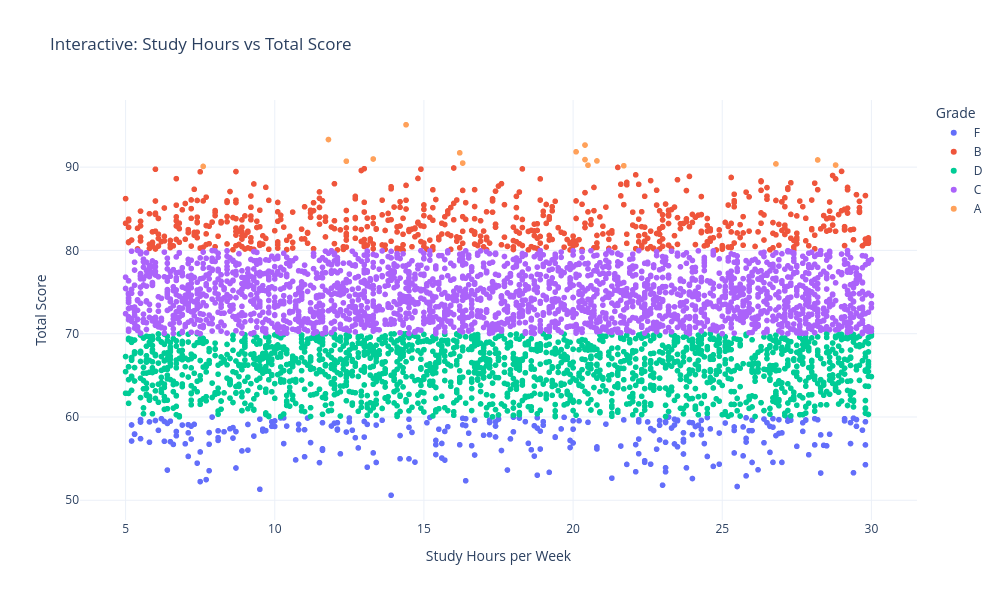

The code cell stored with this chart in its notebook:
### Markdown cell above
<div style=" font-size: 14px;font-weight:bold">
6.18a Interactive: Study Hours vs Total Score
</div>

### Code cell
fig = px.scatter(
    df,
    x="Study_Hours_per_Week",
    y="Total_Score",
    color="Grade",
    hover_data=[
        "Full_Name",
        "Department",
        "Attendance (%)",
        "Stress_Level (1-10)",
        "Sleep_Hours_per_Night"
    ],
    title="Interactive: Study Hours vs Total Score",
    labels={
        "Study_Hours_per_Week": "Study Hours per Week",
        "Total_Score": "Total Score"
    }
)

fig.update_layout(
    template="plotly_white",
    width=1000,
    height=600
)

fig.show()

### Figure 1 — Plotly figure (JSON) as saved in the notebook; plotly's stock layout.template omitted (floating-point values rounded to 4 significant figures; data arrays with more than 128 entries replaced by an {"elided": "..."} marker saying what was removed)
{"data": [{"customdata": {"elided": "279x5 mixed values"}, "hovertemplate": "Grade=F<br>Study Hours per Week=%{x}<br>Total Score=%{y}<br>Full_Name=%{customdata[0]}<br>Department=%{customdata[1]}<br>Attendance (%)=%{customdata[2]}<br>Stress_Level (1-10)=%{customdata[3]}<br>Sleep_Hours_per_Night=%{customdata[4]}<extra></extra>", "legendgroup": "F", "marker": {"color": "#636efa", "symbol": "circle"}, "mode": "markers", "name": "F", "showlegend": true, "type": "scattergl", "x": {"elided": "279 float values"}, "xaxis": "x", "y": {"elided": "279 float values"}, "yaxis": "y"}, {"customdata": {"elided": "638x5 mixed values"}, "hovertemplate": "Grade=B<br>Study Hours per Week=%{x}<br>Total Score=%{y}<br>Full_Name=%{customdata[0]}<br>Department=%{customdata[1]}<br>Attendance (%)=%{customdata[2]}<br>Stress_Level (1-10)=%{customdata[3]}<br>Sleep_Hours_per_Night=%{customdata[4]}<extra></extra>", "legendgroup": "B", "marker": {"color": "#EF553B", "symbol": "circle"}, "mode": "markers", "name": "B", "showlegend": true, "type": "scattergl", "x": {"elided": "638 float values"}, "xaxis": "x", "y": {"elided": "638 float values"}, "yaxis": "y"}, {"customdata": {"elided": "1760x5 mixed values"}, "hovertemplate": "Grade=D<br>Study Hours per Week=%{x}<br>Total Score=%{y}<br>Full_Name=%{customdata[0]}<br>Department=%{customdata[1]}<br>Attendance (%)=%{customdata[2]}<br>Stress_Level (1-10)=%{customdata[3]}<br>Sleep_Hours_per_Night=%{customdata[4]}<extra></extra>", "legendgroup": "D", "marker": {"color": "#00cc96", "symbol": "circle"}, "mode": "markers", "name": "D", "showlegend": true, "type": "scattergl", "x": {"elided": "1760 float values"}, "xaxis": "x", "y": {"elided": "1760 float values"}, "yaxis": "y"}, {"customdata": {"elided": "2307x5 mixed values"}, "hovertemplate": "Grade=C<br>Study Hours per Week=%{x}<br>Total Score=%{y}<br>Full_Name=%{customdata[0]}<br>Department=%{customdata[1]}<br>Attendance (%)=%{customdata[2]}<br>Stress_Level (1-10)=%{customdata[3]}<br>Sleep_Hours_per_Night=%{customdata[4]}<extra></extra>", "legendgroup": "C", "marker": {"color": "#ab63fa", "symbol": "circle"}, "mode": "markers", "name": "C", "showlegend": true, "type": "scattergl", "x": {"elided": "2307 float values"}, "xaxis": "x", "y": {"elided": "2307 float values"}, "yaxis": "y"}, {"customdata": [["Emma Johnson", "CS", 81.51, 8, 5.4], ["Omar Williams", "CS", 66.93, 5, 7.9], ["Liam Brown", "CS", 96.94, 8, 8.1], ["Ahmed Johnson", "Business", 84.22, 6, 8.3], ["Omar Brown", "Business", 72.62, 4, 8.1], ["Liam Brown", "Mathematics", 79.47, 10, 7.5], ["Emma Johnson", "Mathematics", 68.9, 3, 6.7], ["Sara Brown", "Mathematics", 70.15, 6, 8.1], ["John Brown", "Engineering", 76.31, 9, 4.5], ["Maria Williams", "Engineering", 50.49, 9, 6.3], ["Ahmed Smith", "Engineering", 86.61, 2, 7.3], ["Ahmed Smith", "CS", 51.25, 3, 4.9], ["Sara Jones", "CS", 75.99, 1, 8.8], ["Ahmed Smith", "Mathematics", 50.49, 7, 6.3], ["Liam Williams", "Engineering", 62.97, 3, 5.6], ["Emma Brown", "Mathematics", 90.83, 8, 7]], "hovertemplate": "Grade=A<br>Study Hours per Week=%{x}<br>Total Score=%{y}<br>Full_Name=%{customdata[0]}<br>Department=%{customdata[1]}<br>Attendance (%)=%{customdata[2]}<br>Stress_Level (1-10)=%{customdata[3]}<br>Sleep_Hours_per_Night=%{customdata[4]}<extra></extra>", "legendgroup": "A", "marker": {"color": "#FFA15A", "symbol": "circle"}, "mode": "markers", "name": "A", "showlegend": true, "type": "scattergl", "x": [14.4, 28.2, 20.5, 12.4, 11.8, 16.2, 20.4, 13.3, 16.3, 20.8, 28.8, 7.6, 26.8, 20.1, 20.4, 21.7], "xaxis": "x", "y": [95.09, 90.86, 90.24, 90.71, 93.32, 91.72, 90.91, 90.98, 90.49, 90.75, 90.25, 90.09, 90.38, 91.84, 92.65, 90.17], "yaxis": "y"}], "layout": {"height": 600, "legend": {"title": {"text": "Grade"}, "tracegroupgap": 0}, "title": {"text": "Interactive: Study Hours vs Total Score"}, "width": 1000, "xaxis": {"anchor": "y", "domain": [0, 1], "title": {"text": "Study Hours per Week"}}, "yaxis": {"anchor": "x", "domain": [0, 1], "title": {"text": "Total Score"}}}}
